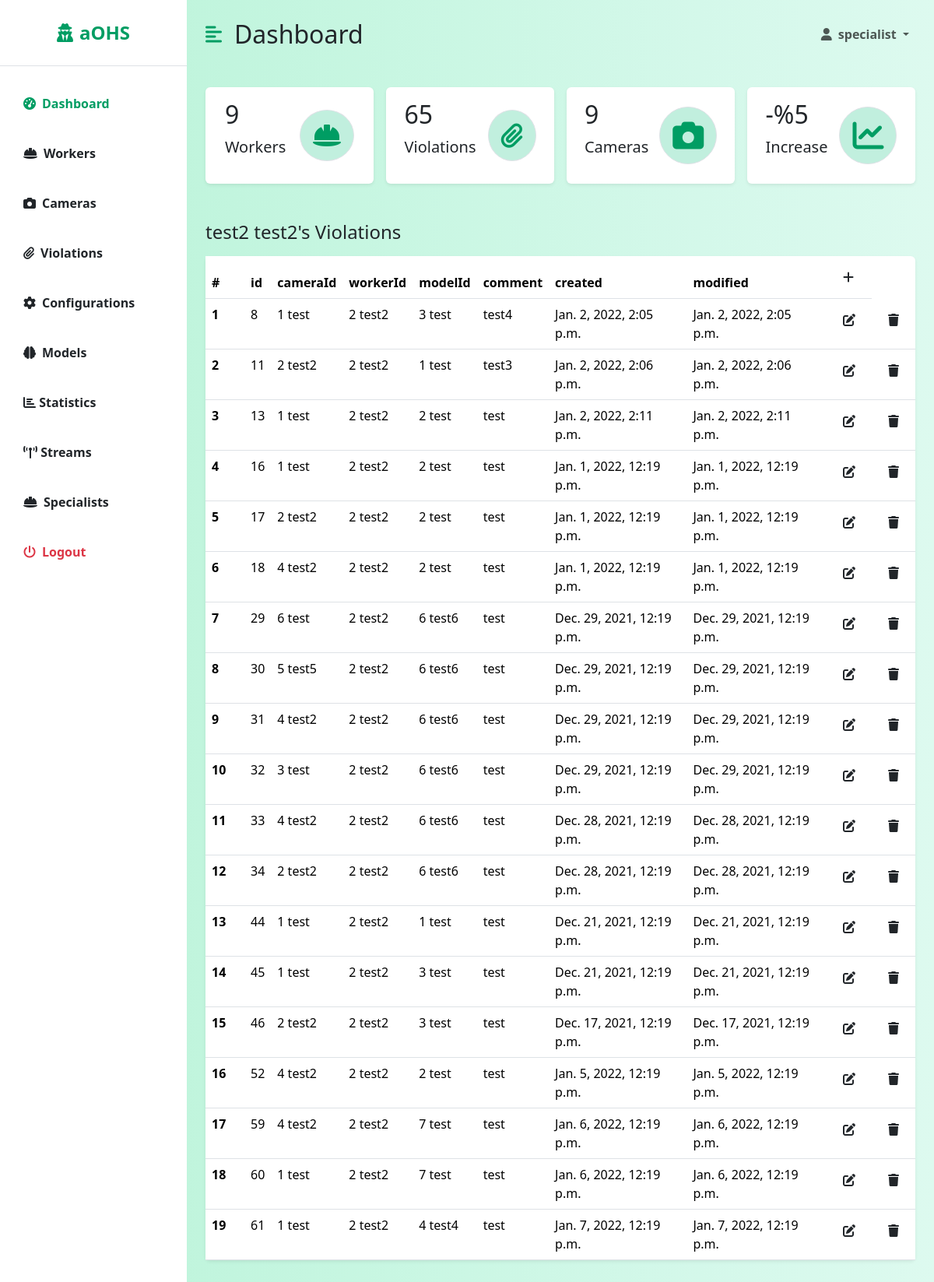
The page /dashboard/violations/worker/2/ (signed in) on the database its author committed.
### backend/models.py (models this page shows, shortened)
class Worker(models.Model):
    phone_regex = RegexValidator(regex=r'^\+905[0-9]{9}$',
                                 message="Phone number should be in '+905555555555' format")
    id = models.AutoField(primary_key=True)
    name = models.CharField(max_length=100, null=False)
    title = models.CharField(max_length=100, null=False)
    phone = models.CharField(validators=[phone_regex], max_length=17, unique=True, null=False)
    active = models.BooleanField(default=True, null=False)
    created = models.DateTimeField(auto_now_add=True)
    modified = models.DateTimeField(auto_now=True)
    def __str__(self):
        return str(self.id) + " " + str(self.name)

class Violation(models.Model):
    id = models.AutoField(primary_key=True)
    cameraId = models.ForeignKey(Camera, on_delete=models.DO_NOTHING, null=False)
    workerId = models.ForeignKey(Worker, on_delete=models.DO_NOTHING, null=True)
    modelId = models.ForeignKey(Model, on_delete=models.SET_NULL, null=True)
    comment = models.CharField(max_length=250, null=True)
    valid = models.BooleanField(default=True, null=False)
    isNotified = models.BooleanField(default=False, null=False)
    capture = models.ImageField(null=True, blank=True)
    created = models.DateTimeField(auto_now_add=True)
    modified = models.DateTimeField(auto_now=True)

class Camera(models.Model):
    id = models.AutoField(primary_key=True)
    url = models.URLField(max_length=100)
    name = models.CharField(max_length=100, null=False)
    userId = models.ForeignKey(User, on_delete=models.DO_NOTHING, null=True)
    created = models.DateTimeField(auto_now_add=True)
    modified = models.DateTimeField(auto_now=True)
    active = models.BooleanField(default=False)
    def __str__(self):
        return str(self.id) + " " + str(self.name)

class Model(models.Model):
    id = models.AutoField(primary_key=True)
    name = models.CharField(max_length=100, null=False)
    path = models.CharField(max_length=100, null=False)
    created = models.DateTimeField(auto_now_add=True)
    modified = models.DateTimeField(auto_now=True)
    def __str__(self):
        return str(self.id) + " " + str(self.name)

### dashboard/views/violation_views.py (the view)
# urls.py: path('violations/worker/<int:worker_id>/', ViolationWorkerView.as_view()),
class ViolationWorkerView(LoginRequiredMixin, View, GetCountsMixin):
    login_url = '/login/'
    redirect_field_name = 'redirect_to'
    def get(self, request, worker_id):
        headers = ['id', 'cameraId', 'workerId', 'modelId', 'comment', 'created', 'modified']
        data = Violation.objects.filter(valid=True, workerId=worker_id)
        worker = Worker.objects.get(id=worker_id)
        worker_name = worker.name
        worker_title = worker.title
        return render(request, 'dashboard/listWorkerViolation.html',
                      {'headers': headers, 'data': data, 'name': worker_name, 'title': worker_title,
                       'counts': super().get_counts()})

### dashboard/views/mixins.py (called while the page is built)
    def get_counts(self):
        counts = {
            'workers': Worker.objects.filter(active=True).count(),
            'violations': Violation.objects.filter(valid=True).count(),
            'cameras': Camera.objects.count(),
        }
        return counts

### dashboard/templates/dashboard/listWorkerViolation.html
{% extends 'dashboard/dashboard.html' %}
{% block table %}
    <h3 class="fs-4 mb-3">{{ title }} {{ name }}'s Violations</h3>
    <table class="table bg-white rounded shadow-sm  table-hover">
        <thead>
        <tr>
            <th scope="col" width="50">#</th>
            {% for header in headers %}
                <th scope="col">{{ header }}</th>
            {% endfor %}
            <th><a class="btn" href="/dashboard/violations/add/"><i class="fa fa-plus"></i></a></th>
        </tr>
        </thead>
        <tbody>
        {% for datum in data %}
            <tr>
                <th scope="row">{{ forloop.counter }}</th>
                <td>{{ datum.id }}</td>
                <td>{{ datum.cameraId }}</td>
                <td>{{ datum.workerId }}</td>
                <td>{{ datum.modelId }}</td>
                <td>{{ datum.comment }}</td>
                <td>{{ datum.created }}</td>
                <td>{{ datum.modified }}</td>
                <th><a class="btn" href="/dashboard/violations/edit/{{ datum.id }}/"><i class="fa fa-edit"></i></a></th>
                <th><a class="btn" href="/dashboard/violations/delete/{{ datum.id }}/"><i class="fa fa-trash"></i></a>
                </th>
            </tr>
        {% endfor %}
        </tbody>
    </table>
{% endblock %}

### dashboard/templates/dashboard/dashboard.html (shortened to what this page needs)
{% extends 'base.html' %}
{% block dashboard %}
    <div class="d-flex" id="wrapper">
        <div class="bg-white" id="sidebar-wrapper">
            <div class="sidebar-heading text-center py-4 primary-text fs-4 fw-bold  border-bottom"><i
                    class="fas fa-user-secret me-2"></i>aOHS</div>
            <div class="list-group list-group-flush my-3">
                <a href="/dashboard/" class="list-group-item list-group-item-action bg-transparent second-text active"><i
                        class="fas fa-tachometer-alt me-2"></i>Dashboard</a>
                <a href="/dashboard/workers/" class="list-group-item list-group-item-action bg-transparent second-text fw-bold"><i
                        class="fas fa-hard-hat me-2"></i>Workers</a>
                <a href="/dashboard/cameras/" class="list-group-item list-group-item-action bg-transparent second-text fw-bold"><i
                        class="fas fa-camera me-2"></i>Cameras</a>
                <a href="/dashboard/violations/" class="list-group-item list-group-item-action bg-transparent second-text fw-bold"><i
                        class="fas fa-paperclip me-2"></i>Violations</a>
                <a href="/dashboard/configurations/" class="list-group-item list-group-item-action bg-transparent second-text fw-bold"><i
                        class="fas fa-cog me-2"></i>Configurations</a>
                <a href="/dashboard/models/" class="list-group-item list-group-item-action bg-transparent second-text fw-bold"><i
                        class="fas fa-brain me-2"></i>Models</a>
                <a href="/dashboard/statistics/" class="list-group-item list-group-item-action bg-transparent second-text fw-bold"><i
                        class="fa fa-bar-chart"></i> Statistics</a>
                <a href="/dashboard/streams/" class="list-group-item list-group-item-action bg-transparent second-text fw-bold"><i
                        class="fa fa-broadcast-tower fa-flip"></i> Streams</a>
                <a href="/dashboard/specialists/" class="list-group-item list-group-item-action bg-transparent second-text fw-bold"><i
                        class="fas fa-hard-hat me-2"></i>Specialists</a>
                <a href="/logout" class="list-group-item list-group-item-action bg-transparent text-danger fw-bold"><i
                        class="fas fa-power-off me-2"></i>Logout</a>
            </div>
        </div>
        <div id="page-content-wrapper">
            <nav class="navbar navbar-expand-lg navbar-light bg-transparent py-4 px-4">
                <div class="d-flex align-items-center">
                    <i class="fas fa-align-left primary-text fs-4 me-3" id="menu-toggle"></i>
                    <h2 class="fs-2 m-0">Dashboard</h2>
                </div>
                <div class="collapse navbar-collapse" id="navbarSupportedContent">
                    <ul class="navbar-nav ms-auto mb-2 mb-lg-0">
                        <li class="nav-item dropdown">
                            <a class="nav-link dropdown-toggle second-text fw-bold" href="#" id="navbarDropdown"
                                role="button" data-bs-toggle="dropdown" aria-expanded="false">
                                <i class="fas fa-user me-2"></i>{{ user.username }}
                            </a>
                        </li>
                    </ul>
                </div>
            </nav>
            <div class="container-fluid px-4">
                <div class="row g-3 my-2">
                    <div class="col-md-3">
                        <div class="p-3 bg-white shadow-sm d-flex justify-content-around align-items-center rounded">
                            <div>
                                <h3 class="fs-2">{{ counts.workers }}</h3>
                                <p class="fs-5">Workers</p>
                            </div>
                            <i class="fas fa-hard-hat fs-2 primary-text border rounded-full secondary-bg p-3"></i>
                        </div>
                    </div>
                    <div class="col-md-3">
                        <div class="p-3 bg-white shadow-sm d-flex justify-content-around align-items-center rounded">
                            <div>
                                <h3 class="fs-2">{{ counts.violations }}</h3>
                                <p class="fs-5">Violations</p>
                            </div>
                            <i
                                class="fas fa-paperclip fs-2 primary-text border rounded-full secondary-bg p-3"></i>
                        </div>
                    </div>
                    <div class="col-md-3">
                        <div class="p-3 bg-white shadow-sm d-flex justify-content-around align-items-center rounded">
                            <div>
                                <h3 class="fs-2">{{ counts.cameras }}</h3>
                                <p class="fs-5">Cameras</p>
                            </div>
                            <i class="fas fa-camera  fs-1 primary-text border rounded-full secondary-bg p-3"></i>
                        </div>
                    </div>
                    <div class="col-md-3">
                        <div class="p-3 bg-white shadow-sm d-flex justify-content-around align-items-center rounded">
                            <div>
                                <h3 class="fs-2">-%5</h3>
                                <p class="fs-5">Increase</p>
                            </div>
                            <i class="fas fa-chart-line fs-1 primary-text border rounded-full secondary-bg p-3"></i>
                        </div>
                    </div>
                </div>
                <div class="row my-5">
                    <div class="col">
                        {% block table %}
                        {% endblock %}
                    </div>
                </div>
            </div>
        </div>
    </div>
{% endblock %}

### templates/base.html (style rules this page uses)
:root { --main-bg-color: #009d63; --main-text-color: #009d63; --second-text-color: #bbbec5; --second-bg-color: #c1efde; }
.primary-text { color: var(--main-text-color); }
.secondary-bg { background-color: var(--second-bg-color); }
.rounded-full { border-radius: 100%; }
#wrapper { overflow-x: hidden; background-image: linear-gradient( to right, #baf3d7, #c2f5de, #cbf7e4, #d4f8ea, #ddfaef ); }
#sidebar-wrapper { min-height: 100vh; margin-left: -15rem; transition: margin 0.25s ease-out; }
#sidebar-wrapper .sidebar-heading { padding: 0.875rem 1.25rem; font-size: 1.2rem; }
#sidebar-wrapper .list-group { width: 15rem; }
#page-content-wrapper { min-width: 100vw; }
#menu-toggle { cursor: pointer; }
.list-group-item { border: none; padding: 20px 30px; }
.list-group-item.active { background-color: transparent; color: var(--main-text-color); font-weight: bold; border: none; }
@media (min-width: 768px) { #sidebar-wrapper { margin-left: 0; } }
@media (min-width: 768px) { #page-content-wrapper { min-width: 0; width: 100%; } }

### rows shown on the page
Worker: title "test2", name "test2"
Violation: id "8", cameraId "1 test", workerId "2 test2", modelId "3 test", comment "test4", created "Jan. 2, 2022, 2:05 p.m.", modified "Jan. 2, 2022, 2:05 p.m."
Violation: id "11", cameraId "2 test2", workerId "2 test2", modelId "1 test", comment "test3", created "Jan. 2, 2022, 2:06 p.m.", modified "Jan. 2, 2022, 2:06 p.m."
Violation: id "13", cameraId "1 test", workerId "2 test2", modelId "2 test", comment "test", created "Jan. 2, 2022, 2:11 p.m.", modified "Jan. 2, 2022, 2:11 p.m."
Violation: id "16", cameraId "1 test", workerId "2 test2", modelId "2 test", comment "test", created "Jan. 1, 2022, 12:19 p.m.", modified "Jan. 1, 2022, 12:19 p.m."
Violation: id "17", cameraId "2 test2", workerId "2 test2", modelId "2 test", comment "test", created "Jan. 1, 2022, 12:19 p.m.", modified "Jan. 1, 2022, 12:19 p.m."
Violation: id "18", cameraId "4 test2", workerId "2 test2", modelId "2 test", comment "test", created "Jan. 1, 2022, 12:19 p.m.", modified "Jan. 1, 2022, 12:19 p.m."
Violation: id "29", cameraId "6 test", workerId "2 test2", modelId "6 test6", comment "test", created "Dec. 29, 2021, 12:19 p.m.", modified "Dec. 29, 2021, 12:19 p.m."
Violation: id "30", cameraId "5 test5", workerId "2 test2", modelId "6 test6", comment "test", created "Dec. 29, 2021, 12:19 p.m.", modified "Dec. 29, 2021, 12:19 p.m."
Violation: id "31", cameraId "4 test2", workerId "2 test2", modelId "6 test6", comment "test", created "Dec. 29, 2021, 12:19 p.m.", modified "Dec. 29, 2021, 12:19 p.m."
Violation: id "32", cameraId "3 test", workerId "2 test2", modelId "6 test6", comment "test", created "Dec. 29, 2021, 12:19 p.m.", modified "Dec. 29, 2021, 12:19 p.m."
Violation: id "33", cameraId "4 test2", workerId "2 test2", modelId "6 test6", comment "test", created "Dec. 28, 2021, 12:19 p.m.", modified "Dec. 28, 2021, 12:19 p.m."
Violation: id "34", cameraId "2 test2", workerId "2 test2", modelId "6 test6", comment "test", created "Dec. 28, 2021, 12:19 p.m.", modified "Dec. 28, 2021, 12:19 p.m."
Violation: id "44", cameraId "1 test", workerId "2 test2", modelId "1 test", comment "test", created "Dec. 21, 2021, 12:19 p.m.", modified "Dec. 21, 2021, 12:19 p.m."
Violation: id "45", cameraId "1 test", workerId "2 test2", modelId "3 test", comment "test", created "Dec. 21, 2021, 12:19 p.m.", modified "Dec. 21, 2021, 12:19 p.m."
Violation: id "46", cameraId "2 test2", workerId "2 test2", modelId "3 test", comment "test", created "Dec. 17, 2021, 12:19 p.m.", modified "Dec. 17, 2021, 12:19 p.m."
Violation: id "52", cameraId "4 test2", workerId "2 test2", modelId "2 test", comment "test", created "Jan. 5, 2022, 12:19 p.m.", modified "Jan. 5, 2022, 12:19 p.m."
Violation: id "59", cameraId "4 test2", workerId "2 test2", modelId "7 test", comment "test", created "Jan. 6, 2022, 12:19 p.m.", modified "Jan. 6, 2022, 12:19 p.m."
Violation: id "60", cameraId "1 test", workerId "2 test2", modelId "7 test", comment "test", created "Jan. 6, 2022, 12:19 p.m.", modified "Jan. 6, 2022, 12:19 p.m."
Violation: id "61", cameraId "1 test", workerId "2 test2", modelId "4 test4", comment "test", created "Jan. 7, 2022, 12:19 p.m.", modified "Jan. 7, 2022, 12:19 p.m."

### other values the page prints
{{ user.username }} "specialist"
{{ counts.workers }} "9"
{{ counts.violations }} "65"
{{ counts.cameras }} "9"
{{ header }} "id" "cameraId" "workerId" "modelId" "comment" "created" "modified"
